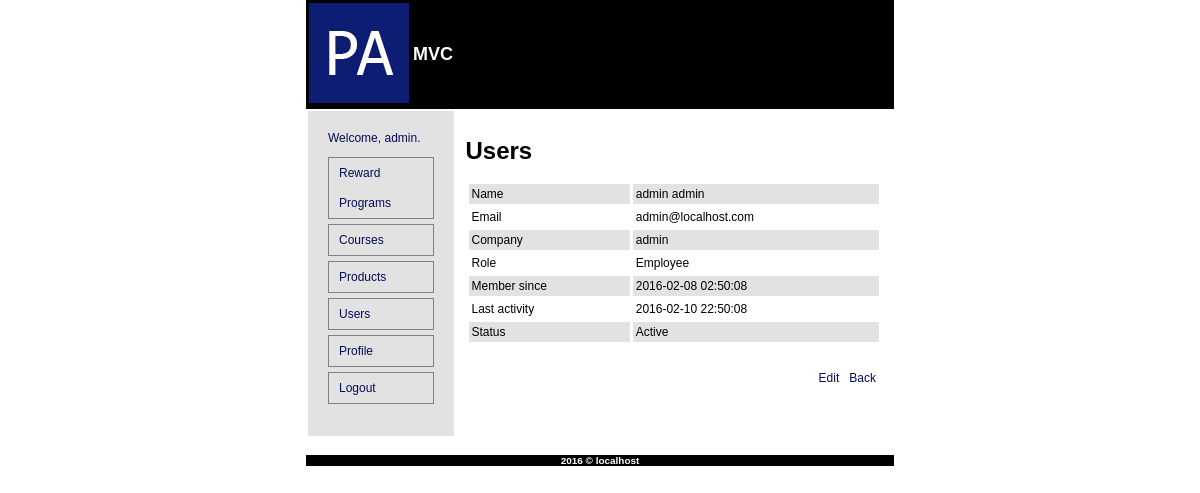
The app's page /?controller=user&action=view&id=17 (signed in) with its own data.
### tables this page shows
CREATE TABLE IF NOT EXISTS `brp_user_profile` (
  `id` int(11) NOT NULL AUTO_INCREMENT,
  `uid` int(11) NOT NULL,
  `firstname` varchar(50) NOT NULL,
  `lastname` varchar(50) NOT NULL,
  `role` varchar(20) NOT NULL,
  `company` varchar(255) NOT NULL,
  `date_format` varchar(25) NOT NULL,
  `pending_requests` int(11) DEFAULT '0',
  `last_activity` datetime NOT NULL,
  PRIMARY KEY (`id`),
  UNIQUE KEY `uid` (`uid`)
);

CREATE TABLE IF NOT EXISTS `brp_user` (
  `id` int(11) NOT NULL AUTO_INCREMENT,
  `email` varchar(200) NOT NULL,
  `pass` text NOT NULL,
  `status` varchar(25) NOT NULL,
  `created` datetime NOT NULL,
  PRIMARY KEY (`id`)
);

### index.php (called while the page is built, shortened)
<?php
try {
	require_once __SITE_PATH . "/config/routes.php";
}
catch(Exception $e) {
	render('error',array('message'=>$e->getMessage()));
}
?>

### app/models/user.model.php (called while the page is built, shortened)
<?php
class User{
	public static function show($arr = array()){
		global $db;
		if(empty($arr)){
			$st = $db->prepare("SELECT `brp_user`.`id`, `email`, `status`, `firstname`, `lastname`, `company` FROM `brp_user`, `brp_user_profile` WHERE `brp_user`.`id` = `brp_user_profile`.`uid`");
		}
		else if(!empty($arr['id'])){
			$st = $db->prepare("SELECT `brp_user`.`id`, `email`, `status`, `created`, `firstname`, `lastname`, `company`, `role`, `date_format`, `last_activity` FROM `brp_user`, `brp_user_profile` WHERE `brp_user`.`id` = `brp_user_profile`.`uid` AND `brp_user`.`id`=:id");
		}
		else{
			throw new Exception("Unsupported property!");
		}
		$st->execute($arr);
		return $st->fetchAll(PDO::FETCH_CLASS, "User");
	}
}
?>

### app/views/user/view.php (the view, shortened to what this page needs)
<table style="width:100%;" cellspacing="3" cellpadding="3">
	<tr class="even">
		<td>Name</td>
		<td><?php echo $users->firstname . " " . $users->lastname; ?></td>
	</tr>
	<tr>
		<td>Email</td>
		<td><?php echo $users->email; ?></td>
	</tr>
	<tr class="even">
		<td>Company</td>
		<td><?php echo $users->company;?></td>
	</tr>
	<tr>
		<td>Role</td>
		<td><?php echo $users->role; ?></td>
	</tr>
	<tr class="even">
		<td>Member since</td>
		<td><?php echo $users->created; ?></td>
	</tr>
	<tr>
		<td>Last activity</td>
		<td><?php echo $users->last_activity; ?></td>
	</tr>
	<tr class="even">
		<td>Status</td>
		<td><?php echo $users->status; ?></td>
	</tr>
	<tr><td colspan="2">&nbsp;</td></tr>
	<tr>
		<td>&nbsp;</td>
		<td class="align-right">
		<a href="?controller=user&action=edit&id=<?php echo $users->id; ?>">Edit</a>&nbsp;&nbsp;
		<a href="?controller=user">Back</a></td>
	</tr>
</table>

### app/assets/css/styles.css (style rules this page uses)
html, body { width:70%; margin:auto; }
html, body, div, table, tr, td, p, ul, li, a, h1, h2, h3, h4, h5, h6, span, font { font-family: Arial; }
html, body, div, table, tr, td, p, ul, li, a, span, font { font-size:12px; }
a, a:active, a:visited { text-decoration:none;color:#040c58; }
.align-right { text-align:right; }
tr.even { background:#e2e2e2; }

### records on screen
brp_user_profile: firstname "admin", lastname "admin", uid.email "admin@localhost.com", company "admin", role "Employee", uid.created "2016-02-08 02:50:08", last_activity "2016-02-10 22:50:08", uid.status "Active"

### other values on screen
Session::get('firstname') "admin"
$title "Users"
$GLOBALS['defaultFooter'] "2016 © localhost"
